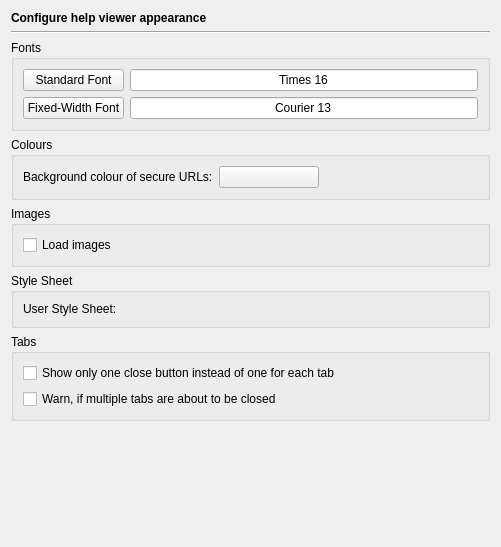
<?xml version="1.0" encoding="UTF-8"?>
<ui version="4.0">
 <class>HelpAppearancePage</class>
 <widget class="QWidget" name="HelpAppearancePage">
  <property name="geometry">
   <rect>
    <x>0</x>
    <y>0</y>
    <width>499</width>
    <height>547</height>
   </rect>
  </property>
  <layout class="QVBoxLayout" name="verticalLayout_3">
   <item>
    <widget class="QLabel" name="headerLabel">
     <property name="text">
      <string>&lt;b&gt;Configure help viewer appearance&lt;/b&gt;</string>
     </property>
    </widget>
   </item>
   <item>
    <widget class="Line" name="line17">
     <property name="frameShape">
      <enum>QFrame::HLine</enum>
     </property>
     <property name="frameShadow">
      <enum>QFrame::Sunken</enum>
     </property>
     <property name="orientation">
      <enum>Qt::Horizontal</enum>
     </property>
    </widget>
   </item>
   <item>
    <widget class="QGroupBox" name="groupBox_5">
     <property name="title">
      <string>Fonts</string>
     </property>
     <layout class="QGridLayout" name="gridLayout">
      <item row="0" column="0">
       <widget class="QPushButton" name="standardFontButton">
        <property name="toolTip">
         <string>Press to select the standard font</string>
        </property>
        <property name="text">
         <string>Standard Font</string>
        </property>
       </widget>
      </item>
      <item row="0" column="1">
       <widget class="QLineEdit" name="standardFontSample">
        <property name="focusPolicy">
         <enum>Qt::NoFocus</enum>
        </property>
        <property name="text">
         <string>Times 16</string>
        </property>
        <property name="alignment">
         <set>Qt::AlignHCenter</set>
        </property>
        <property name="readOnly">
         <bool>true</bool>
        </property>
       </widget>
      </item>
      <item row="1" column="0">
       <widget class="QPushButton" name="fixedFontButton">
        <property name="toolTip">
         <string>Press to select the fixed-width font</string>
        </property>
        <property name="text">
         <string>Fixed-Width Font</string>
        </property>
       </widget>
      </item>
      <item row="1" column="1">
       <widget class="QLineEdit" name="fixedFontSample">
        <property name="focusPolicy">
         <enum>Qt::NoFocus</enum>
        </property>
        <property name="text">
         <string>Courier 13</string>
        </property>
        <property name="alignment">
         <set>Qt::AlignHCenter</set>
        </property>
        <property name="readOnly">
         <bool>true</bool>
        </property>
       </widget>
      </item>
     </layout>
    </widget>
   </item>
   <item>
    <widget class="QGroupBox" name="groupBox_3">
     <property name="title">
      <string>Colours</string>
     </property>
     <layout class="QGridLayout" name="gridLayout_2">
      <item row="0" column="0">
       <widget class="QLabel" name="textLabel1_3">
        <property name="text">
         <string>Background colour of secure URLs:</string>
        </property>
       </widget>
      </item>
      <item row="0" column="1">
       <widget class="QPushButton" name="secureURLsColourButton">
        <property name="minimumSize">
         <size>
          <width>100</width>
          <height>0</height>
         </size>
        </property>
        <property name="toolTip">
         <string>Select the background colour for secure URLs.</string>
        </property>
        <property name="text">
         <string/>
        </property>
       </widget>
      </item>
      <item row="0" column="2">
       <spacer name="horizontalSpacer">
        <property name="orientation">
         <enum>Qt::Horizontal</enum>
        </property>
        <property name="sizeHint" stdset="0">
         <size>
          <width>141</width>
          <height>20</height>
         </size>
        </property>
       </spacer>
      </item>
     </layout>
    </widget>
   </item>
   <item>
    <widget class="QGroupBox" name="groupBox">
     <property name="title">
      <string>Images</string>
     </property>
     <layout class="QVBoxLayout" name="verticalLayout">
      <item>
       <widget class="QCheckBox" name="autoLoadImagesCheckBox">
        <property name="toolTip">
         <string>Select to load images</string>
        </property>
        <property name="text">
         <string>Load images</string>
        </property>
       </widget>
      </item>
     </layout>
    </widget>
   </item>
   <item>
    <widget class="QGroupBox" name="groupBox_2">
     <property name="title">
      <string>Style Sheet</string>
     </property>
     <layout class="QHBoxLayout" name="horizontalLayout">
      <item>
       <widget class="QLabel" name="label">
        <property name="text">
         <string>User Style Sheet:</string>
        </property>
       </widget>
      </item>
      <item>
       <widget class="E5PathPicker" name="styleSheetPicker" native="true">
        <property name="sizePolicy">
         <sizepolicy hsizetype="Expanding" vsizetype="Preferred">
          <horstretch>0</horstretch>
          <verstretch>0</verstretch>
         </sizepolicy>
        </property>
        <property name="focusPolicy">
         <enum>Qt::StrongFocus</enum>
        </property>
        <property name="toolTip">
         <string>Enter the file name of a user style sheet</string>
        </property>
       </widget>
      </item>
     </layout>
    </widget>
   </item>
   <item>
    <widget class="QGroupBox" name="tabsGroupBox">
     <property name="title">
      <string>Tabs</string>
     </property>
     <layout class="QVBoxLayout" name="verticalLayout_2">
      <item>
       <widget class="QCheckBox" name="tabsCloseButtonCheckBox">
        <property name="text">
         <string>Show only one close button instead of one for each tab</string>
        </property>
       </widget>
      </item>
      <item>
       <widget class="QCheckBox" name="warnOnMultipleCloseCheckBox">
        <property name="toolTip">
         <string>Select to issue a warning, if multiple tabs are about to be closed</string>
        </property>
        <property name="text">
         <string>Warn, if multiple tabs are about to be closed</string>
        </property>
       </widget>
      </item>
     </layout>
    </widget>
   </item>
   <item>
    <spacer>
     <property name="orientation">
      <enum>Qt::Vertical</enum>
     </property>
     <property name="sizeHint" stdset="0">
      <size>
       <width>479</width>
       <height>121</height>
      </size>
     </property>
    </spacer>
   </item>
  </layout>
 </widget>
 <customwidgets>
  <customwidget>
   <class>E5PathPicker</class>
   <extends>QWidget</extends>
   <header>E5Gui/E5PathPicker.h</header>
   <container>1</container>
  </customwidget>
 </customwidgets>
 <tabstops>
  <tabstop>standardFontButton</tabstop>
  <tabstop>fixedFontButton</tabstop>
  <tabstop>secureURLsColourButton</tabstop>
  <tabstop>autoLoadImagesCheckBox</tabstop>
  <tabstop>styleSheetPicker</tabstop>
  <tabstop>tabsCloseButtonCheckBox</tabstop>
  <tabstop>warnOnMultipleCloseCheckBox</tabstop>
 </tabstops>
 <resources/>
 <connections/>
</ui>
